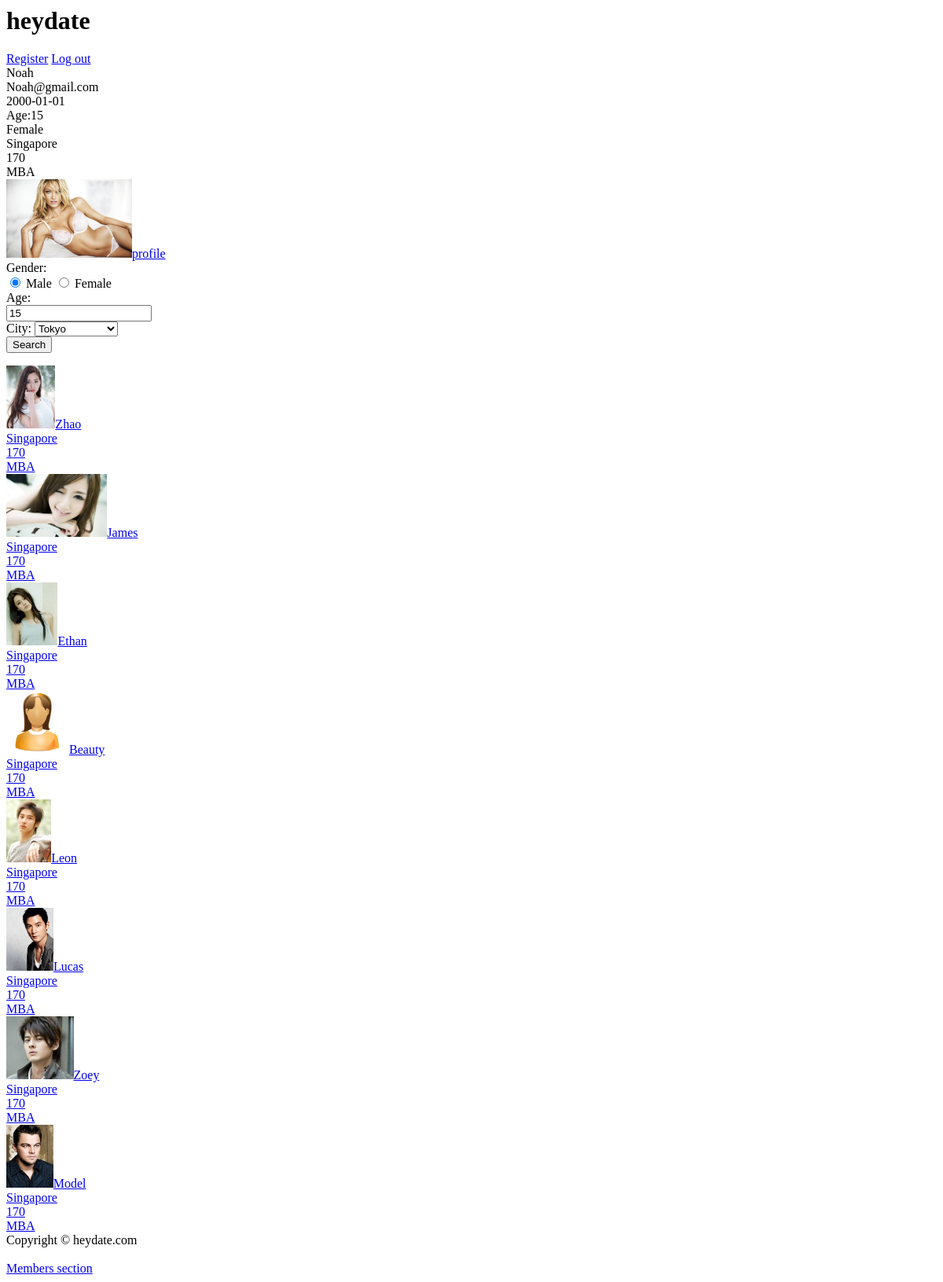
Page / (signed in) on the committed database.
### tables this page shows
create table users_account 
(	userID int unsigned not null auto_increment primary key,
	name varchar(20) not null, 
    password varchar(40) not null,
    email varchar(100) not null,   
    birthdate date not null,
    gender set('Male','Female') not null,
    city varchar(30) not null,
    height int unsigned not null,
    education varchar(20) not null, 
    profilePhoto varchar(50) DEFAULT NULL
);

### display_smallprofile.php (the view)
<?php
      while($row = $result->fetch_assoc()){
         echo '<a href="browse_profile.php?customerID='.$row['userID'].'">';
         echo '<div id = "users">';
         echo '<img src="users_profile_photo/'.
              ($row['profilePhoto']!=Null?$row['profilePhoto']:'default_male.jpg').'" height="80">';
         echo  $row['name'].'<br/>'.
               $row['city'].'<br/>'.
               $row['height'].'<br/>'.
               $row['education'].'<br/>';
         echo "</div></a>";
      }
?>

### dbconnect.php (shortened to what this page needs)
<?php
function print_basic_info($userID, $db) {
    $query = 'select * from users_account '
           ."where userID=".$userID;
    $result = $db->query($query);
    $row = $result->fetch_assoc();
    echo $row['name'].'<br/>'.
         $row['email'].'<br/>'.
         $row['birthdate'].'<br/>'.
         'Age:'.cal_age($row['birthdate']).'<br/>'.
         $row['gender'].'<br/>'.
         $row['city'].'<br/>'.
         $row['height'].'<br/>'.
         $row['education'].'<br/>';
    if ($row['profilePhoto']!=Null )
    {
        echo '<img src=users_profile_photo/'.$row['profilePhoto'].' height="100">';
    }elseif($row['gender'] == 'Male'){
        echo '<img src=users_profile_photo/default_male.jpg>';
    }else{
        echo '<img src=users_profile_photo/default_female.jpg>';
    }
}
function cal_age($birthdate) {
    $bday=date_create($birthdate);
    $today=date_create();
    $diff=date_diff($bday,$today);
    return $diff->y;
}
?>

### rows in the picture
users_account: name "Noah", email "Noah@gmail.com", birthdate "2000-01-01", birthdate "15", gender "Female", city "Singapore", height "170", education "MBA", profilePhoto (picture)
users_account: profilePhoto (picture), name "Zhao", city "Singapore", height "170", education "MBA"
users_account: profilePhoto (picture), name "James", city "Singapore", height "170", education "MBA"
users_account: profilePhoto (picture), name "Ethan", city "Singapore", height "170", education "MBA"
users_account: profilePhoto (picture), name "Beauty", city "Singapore", height "170", education "MBA"
users_account: profilePhoto (picture), name "Leon", city "Singapore", height "170", education "MBA"
users_account: profilePhoto (picture), name "Lucas", city "Singapore", height "170", education "MBA"
users_account: profilePhoto (picture), name "Zoey", city "Singapore", height "170", education "MBA"
users_account: profilePhoto (picture), name "Model", city "Singapore", height "170", education "MBA"

### other values in the picture
form field city "Tokyo"
